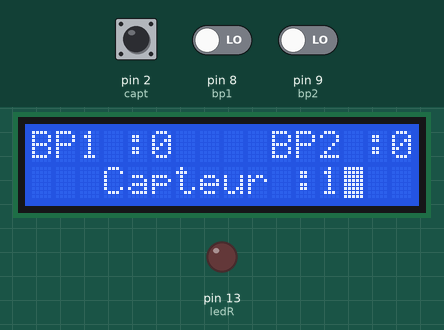
Recording of a sketch running on a simulated Arduino Uno, built with avr-gcc and run on an emulated ATmega328P. Parts: 16×2 character LCD, output pins drawn as LEDs (lit = HIGH). Inputs (shaded band) come from the test bench; at power-on: pin 2 (capt) HIGH, pin 8 (bp1) LOW, pin 9 (bp2) LOW.

Above: at 4.2 s.
4.3 s: pin 2 (capt) pulled LOW for 0.15 s
At 4.48 s:
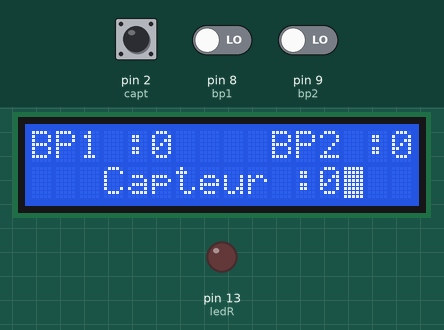
6.1 s: pin 8 (bp1) driven HIGH
At 7.4 s:
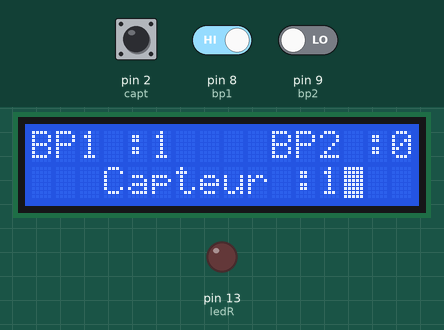
9.1 s: pin 9 (bp2) driven HIGH
At 10.4 s:
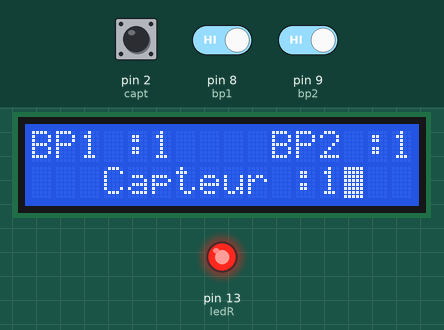
12.1 s: pin 2 (capt) pulled LOW for 1 s
At 12.9 s:
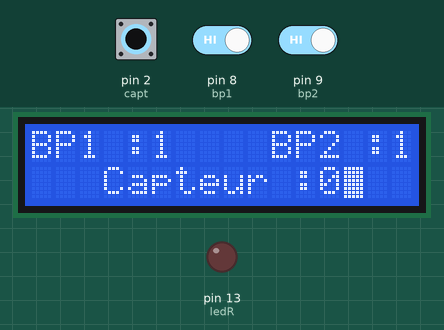
14.6 s: pin 8 (bp1) driven LOW
At 16.0 s:
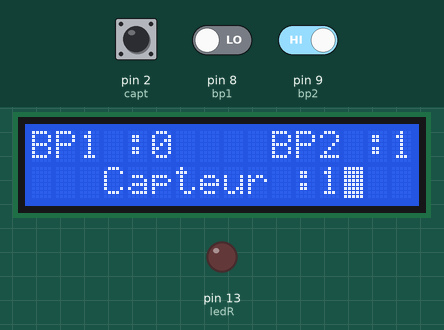
Timing chart, 0 to 17.6 s (numbered marks = the images above; inputs shaded):
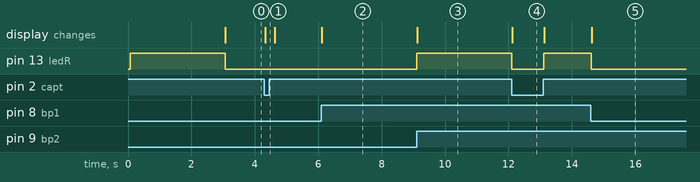

The sketch:

TestCMPTR.ino
```cpp
/*
 Pragramme TEST du compteur velo Arduino
 Test de l'ecran LCD, de la led
 Lecture des 3 entrées BP1 BP2 Capteur
*/

// include the library code:
#include <LiquidCrystal.h>

// initialize the library by associating any needed LCD interface pin
// with the arduino pin number it is connected to
const int rs = 12, en = 11, d4 = 5, d5 = 4, d6 = 3, d7 = 7, ledR = 13, bp1 = 8, bp2 = 9 , capt = 2 ;

LiquidCrystal lcd(rs, en, d4, d5, d6, d7);

void setup() {
  // set up the LCD's number of columns and rows:
  pinMode(ledR, OUTPUT);
  pinMode(capt, INPUT_PULLUP);
  // ecran d'acceuil 3 secondes
  lcd.begin(16, 2);
  // Print a message to the LCD.
  lcd.print("hello, world!");
  lcd.setCursor(0, 1);
  lcd.print("Bonjour, monde!");
  lcd.blink();
  digitalWrite(ledR, HIGH);
  delay(3000);
  lcd.clear();
}

void loop() {
  // lecture des entrées
   int etatBP1 =  digitalRead(bp1);
   int etatBP2 =  digitalRead(bp2);
   int etatCapteur = digitalRead(capt);
   // affichage etat des entrées
   lcd.setCursor(0, 0);
   lcd.print("BP1 :");
   lcd.print(etatBP1);
   lcd.print("    BP2 :");
   lcd.print(etatBP2);
   lcd.setCursor(3, 1);
   lcd.print("Capteur :");
   lcd.print(etatCapteur);
   // la led n'est allumé que si toutes les entrées sont à 1
   bool etatLED = (etatBP1 &&  etatBP2 && etatCapteur) ;
   digitalWrite(ledR,etatLED);
}
```

Measured:
- after the input at 4.3 s, the display: changes at once (image 1)
- after the input at 6.1 s, the display: changes at once (image 2)
- after the input at 9.1 s, pin 13 (ledR): LOW → HIGH at once; the display: changes at once (image 3)
- after the input at 12.1 s, pin 13 (ledR): HIGH → LOW at once, → HIGH 1.0 s later; the display: changes at once (image 4)
- after the input at 14.6 s, pin 13 (ledR): HIGH → LOW at once; the display: changes at once (image 5)
